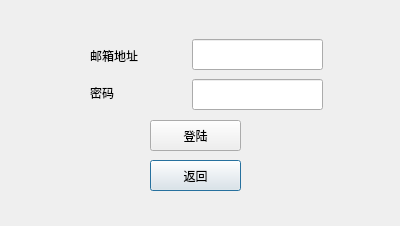
<?xml version="1.0" encoding="UTF-8"?>
<ui version="4.0">
 <class>Login</class>
 <widget class="QDialog" name="Login">
  <property name="geometry">
   <rect>
    <x>0</x>
    <y>0</y>
    <width>400</width>
    <height>226</height>
   </rect>
  </property>
  <property name="windowTitle">
   <string>Dialog</string>
  </property>
  <widget class="QPushButton" name="pushButton">
   <property name="geometry">
    <rect>
     <x>150</x>
     <y>160</y>
     <width>91</width>
     <height>31</height>
    </rect>
   </property>
   <property name="text">
    <string>返回</string>
   </property>
  </widget>
  <widget class="QLineEdit" name="lineEdit">
   <property name="geometry">
    <rect>
     <x>192</x>
     <y>39</y>
     <width>131</width>
     <height>31</height>
    </rect>
   </property>
  </widget>
  <widget class="QLineEdit" name="lineEdit_2">
   <property name="geometry">
    <rect>
     <x>192</x>
     <y>79</y>
     <width>131</width>
     <height>31</height>
    </rect>
   </property>
  </widget>
  <widget class="QPushButton" name="pushButton_2">
   <property name="geometry">
    <rect>
     <x>150</x>
     <y>120</y>
     <width>91</width>
     <height>31</height>
    </rect>
   </property>
   <property name="text">
    <string>登陆</string>
   </property>
  </widget>
  <widget class="QLabel" name="label">
   <property name="geometry">
    <rect>
     <x>90</x>
     <y>40</y>
     <width>91</width>
     <height>31</height>
    </rect>
   </property>
   <property name="text">
    <string>邮箱地址</string>
   </property>
  </widget>
  <widget class="QLabel" name="label_2">
   <property name="geometry">
    <rect>
     <x>90</x>
     <y>82</y>
     <width>61</width>
     <height>21</height>
    </rect>
   </property>
   <property name="text">
    <string>密码</string>
   </property>
  </widget>
 </widget>
 <resources/>
 <connections>
  <connection>
   <sender>pushButton</sender>
   <signal>clicked()</signal>
   <receiver>Login</receiver>
   <slot>close()</slot>
   <hints>
    <hint type="sourcelabel">
     <x>209</x>
     <y>219</y>
    </hint>
    <hint type="destinationlabel">
     <x>199</x>
     <y>149</y>
    </hint>
   </hints>
  </connection>
 </connections>
</ui>
